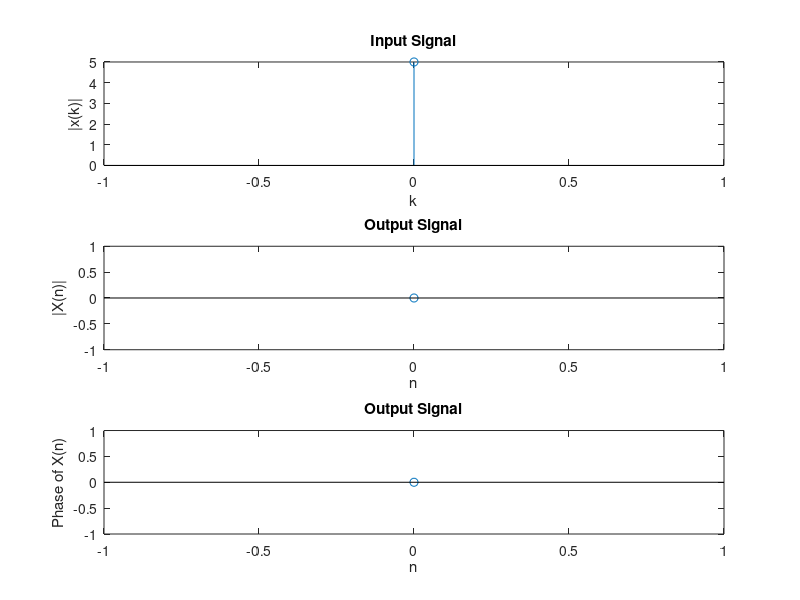

MATLAB code for this plot:
% Program to perform Inv FFT by DIF Method
% Example
% Enter the sequence x(n) [ 8.0000,-4.0000-2.0000i,4.0000-0.0000i,-4.0000 + 2.0000i]
% Output:
%    1.0000          
%    2.0000
%    5.0000 - 0.0000i
%         0 + 0.0000i
clear all;
x=input('Enter the sequence x(n) ');
N=length(x);
A=log(N)/log(2);
B=2^(ceil(A));
X1=[x zeros(1,B-N)];
X=conj(X1);
NN=length(X);
Xe=X(1:2:NN);
Xo=X(2:2:NN);
Y=zeros(NN,1);
for K=1:NN
    for n=1:NN/2
        Y(K)=Y(K)+ ( ( Xe(n)*exp(-1i*pi*4*(K-1)*(n-1)/NN) ) + ( Xo(n)*exp(-1i*pi*2*(K-1)/NN)*exp(-1i*pi*4*(K-1)*(n-1)/NN) ) );
    end
end
Y=conj(Y);
Y=Y./NN;
disp(Y);
n=0:NN-1;
subplot(3,1,1);
stem(n,X1);title('Input Signal');
xlabel('k');ylabel('|x(k)|');
 
subplot(3,1,2);
stem(n,abs(Y));title('Output Signal');
xlabel('n');ylabel('|X(n)|');
 
subplot(3,1,3);
stem(n,angle(Y));title('Output Signal');
xlabel('n');ylabel('Phase of X(n)');axis tight;

